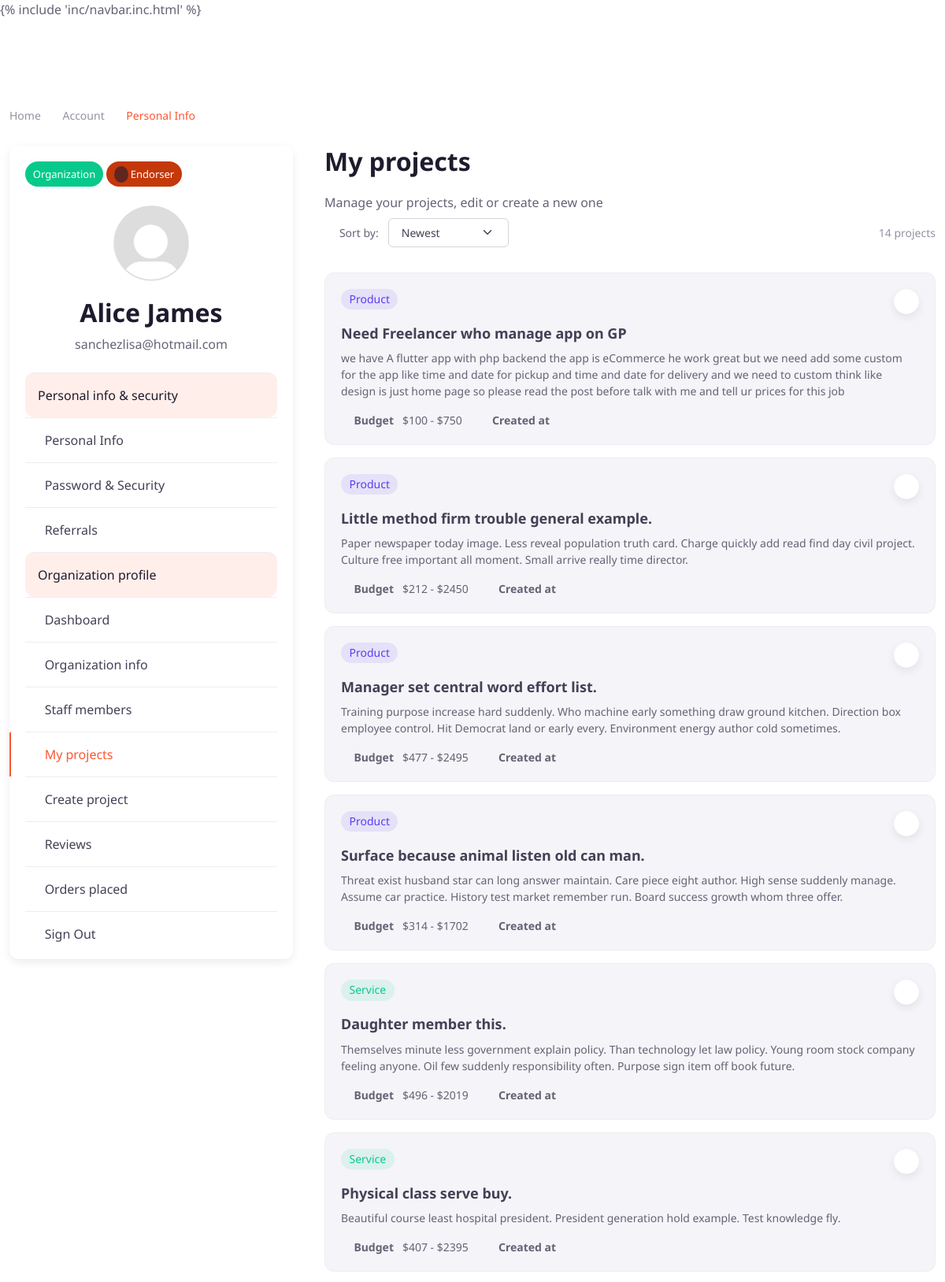
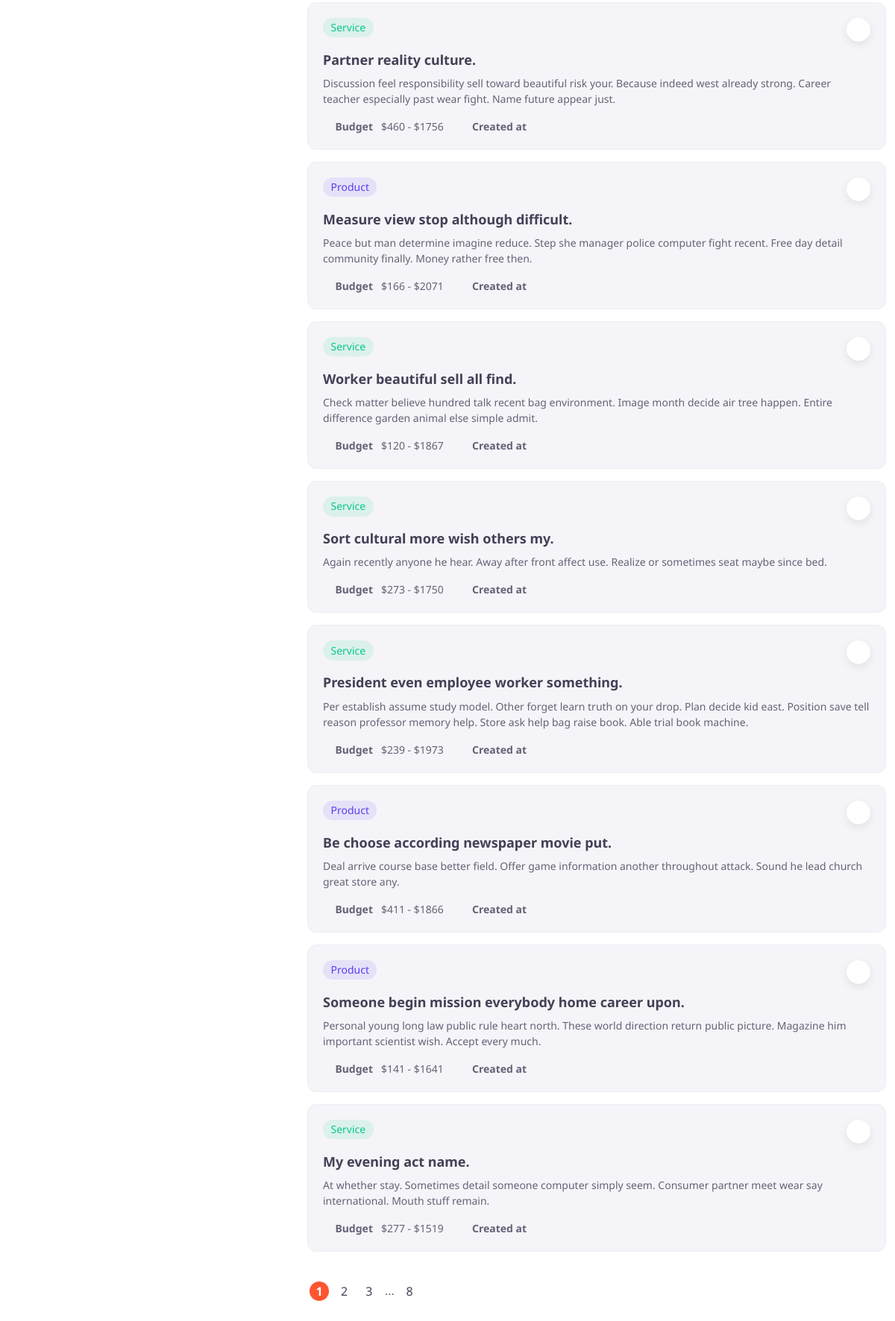
The page /org/profile/my-projects (signed in, upper part) on the database its author committed (2 pictures, top to bottom).
### authentication/models.py (models this page shows, shortened)
class User(AbstractUser):
    username = None
    USERNAME_FIELD = "email"
    REQUIRED_FIELDS = []
    phone           = PhoneNumberField(null=True, blank=True)
    bio             = models.TextField(null=True, blank=True)
    email           = models.EmailField(unique=True)
    profile_pic     = models.ImageField(upload_to="profile_pics", default="profile_pics/default.png")
    is_staff_member = models.OneToOneField("organizations.Staff", on_delete=models.SET_NULL, null=True, blank=True, related_name="staff_member_object")
    is_organization = models.OneToOneField("organizations.Organization", on_delete=models.SET_NULL, null=True, blank=True, related_name="organization_object")
    is_endorser     = models.OneToOneField("endorsers.Endorser", on_delete=models.SET_NULL, null=True, blank=True, related_name="endorser_object")
    mode            = models.CharField(max_length=15, choices=[("endorser", "Endorser"), ("organization", "Organization")], default="organization")
    refer_id        = models.CharField(null=True, blank=True, max_length=8)
    def getFullName(self):
        return f"{self.first_name} {self.last_name}"
    def getReviews(self, type):
        all_reviews = Review.objects.filter(created_for=self, type=type)
        count = all_reviews.count()
        average = 0
        if count > 0:
            total_aggr = all_reviews.aggregate(Avg("star"))
            average = round(total_aggr["star__avg"], 1)
        return {"list": all_reviews, "count": count, "average": average}
    def getOrgReviews(self):
        return self.getReviews("organization")
    def getRefers(self):
        return Refer.objects.filter(invited_by=self)
    def getInviteLink(self):
        base_url = "http://127.0.0.1:8000"
        return f"{base_url}/authentication/signup?refer_id={self.refer_id}"

### organizations/models.py (models this page shows, shortened)
class CreatedCommon(models.Model):
    created_at  = models.DateTimeField(default=timezone.now)
    created_by  = models.ForeignKey("authentication.User", on_delete=models.CASCADE)
    def get_created_at(self):
        current_time = timezone.now()
        created_at = self.created_at
        difference = current_time - created_at
        return timeago.format(difference)
    class Meta:
        abstract = True
        ordering = ("-created_at",)

class Project(CreatedCommon):
    title       = models.CharField(max_length=255)
    description = models.TextField()
    budget      = models.OneToOneField(Budget, on_delete=models.SET_NULL, null=True, blank=True)
    product     = models.ForeignKey(ProductService, on_delete=models.CASCADE)
    requirements = models.TextField()
    benefits    = models.TextField()
    organization = models.ForeignKey(Organization, on_delete=models.CASCADE, null=True, blank=True)
    is_active   = models.BooleanField(default=True)

class Budget(models.Model):
    min_price   = models.FloatField(null=True, blank=True)
    max_price   = models.FloatField(null=True, blank=True)
    def __str__(self) -> str:
        return f"${int(self.min_price)} -  ${int(self.max_price)}"

### organizations/views.py (the view, shortened to what this page needs)
# urls.py: path('org/profile/<str:section>', login_required(OrgUserProfileView.as_view()), name="profile"),
class OrgUserProfileView(View):
    def get(self, request, section):
        print(section)
        user = request.user
        referrals = user.getRefers()
        invite_link = user.getInviteLink()
        total_points = 0
        for refer in referrals:
            total_points += refer.points
        template_info = {
            "personal": {
                "outline": "",
                "button_text": "Save changes",
                "template": "org_profile/personal_info.html",
                "title": "Personal Info",
                "subtitle": "Your personal info is 50% completed",
            },
            "security": {
                "outline": "-outline",
                "button_text": "Update password",
                "template": "org_profile/security.html",
                "title": "Password & Security",
                "subtitle": "Manage your password settings and secure your account.",
            },
            "referrals": {
                "outline": "-outline",
                "template": "org_profile/referrals.html",
                "title": "Your Referrals",
                "subtitle": "See all the people who have accepted your refer link, total earned points and more.",
                "referrals_list": referrals,
                "referrals_count": referrals.count(),
                "total_points": total_points,
                "invite_link": invite_link,
            },
            "dashboard": {
                "outline": "-outline",
                "template": "org_profile/dashboard.html",
                "title": "Dashboard",
                "subtitle": "See the number of endorsers, staff, earnings and their analytics here.",
            },
            "organization-info": {
                "outline": "",
                "button_text": "Save changes",
                "template": "org_profile/info.html",
                "title": "Organization profile",
                "subtitle": "Manage your organization profile, update basic info, location or social ids",
                "organization": user.is_organization,
            },
            "my-projects": {
                "outline": "",
                "button_text": "",
                "template": "org_profile/my_projects.html",
                "title": "My projects",
                "subtitle": "Manage your projects, edit or create a new one",
                "projects": user.is_organization.getProjects(),
            },
            "create-project": {
                "outline": "",
                "button_text": "Save project",
                "template": "org_profile/create_project.html",
                "title": "Create project",
                "subtitle": "Post a project for thousands of endorsers out there",
            },
            "organization-reviews": {
                "outline": "",
                "button_text": "",
                "template": "org_profile/reviews.html",
                "title": "Organization reviews",
                "subtitle": "Reviews your organization has received after exchange of service or product",
                "reviews": user.getOrgReviews(),
                "range_var": range(1, 6),
            },
            "staff": {
                "outline": "",
                "button_text": "",
                "template": "org_profile/staff.html",
                "title": "Staff members",
                "subtitle": "Manage your staff members, they can have access to some options",
                "staff_members": user.is_organization.getStaffMembers(),
            },
            "become-endorser": {
                "outline": "",
                "button_text": "Save endorser details",
                "template": "org_profile/create_endorser.html",
                "title": "Become endorser",
                "subtitle": "Get a chance to apply on jobs and start selling",
                "endorser": user.is_endorser,
            },
        }
        context = template_info[section]
        context["section"] = section
        return render(request, context["template"], context)

### organizations/models.py (called while the page is built)
    def getStaffMembers(self):
        all_staff_members = Staff.objects.filter(organization = self)
        return all_staff_members

    def getProjects(self, exclude=None):
        all_projects = Project.objects.filter(organization = self)
        if exclude:
            all_projects = all_projects.exclude(id = exclude)
        return all_projects

### organizations/templates/org_profile/my_projects.html (shortened to what this page needs)
{% extends 'org_profile/inc/profile.html' %}
{% load static %}
{% block section_content %}
<div>
    <div class="row">
        <div class="col-lg-12 col-md-12 position-relative mb-4 mb-md-0" style="z-index: 1025;">
          <div class="d-sm-flex align-items-center justify-content-between pb-4 mb-sm-2">
            <div class="d-flex align-items-center">
              <label class="fs-sm me-2 pe-1 text-nowrap" for="sorting"><i class="fi-arrows-sort mt-n1 me-2"></i>Sort by:</label>
              <select class="form-select form-select-sm" id="sorting">
                <option>Newest</option>
              </select>
            </div>
            <div class="text-muted fs-sm text-nowrap"><i class="fi-briefcase fs-base mt-n1 me-2"></i>{{ projects.count }} projects</div>
          </div>
          {% if projects %}
            {% for project in projects %}
            <div class="card bg-secondary card-hover mb-3">
                <div class="card-body">
                <div class="d-flex justify-content-between align-items-start mb-2">
                    <div class="d-flex align-items-center">
                        {% if project.product.type == 'product' %}
                            <span class="badge bg-faded-accent rounded-pill fs-sm">Product</span>
                        {% else %}
                            <span class="badge bg-faded-success rounded-pill fs-sm">Service</span>
                        {% endif %}
                    </div>
                    <div class="dropdown content-overlay">
                    <button class="btn btn-icon btn-light btn-xs rounded-circle shadow-sm" type="button" id="contextMenu2" data-bs-toggle="dropdown" aria-expanded="false"><i class="fi-dots-vertical"></i></button>
                    </div>
                </div>
                <h3 class="h6 card-title pt-1 mb-2"><a class="text-nav stretched-link text-decoration-none" href="{% url 'org:single-project' project.id %}">{{ project.title }}</a></h3>
                <p class="fs-sm mb-3">{{ project.description }}</p>
                <div class="fs-sm">
                        <span class="text-nowrap me-3">
                            <i class="fi-cash fs-base text-muted me-1"></i><b>Budget</b> &nbsp; {{ project.budget }}
                        </span>
                        <span class="text-nowrap me-3">
                            <i class="fi-calendar-alt text-muted me-1"> </i>
                            <b>Created at</b> {{ project.get_created_at }}
                        </span>
                    </div>
                </div>
            </div>
            {% endfor %}
            <nav class="pt-4 pb-2" aria-label="Blog pagination">
                <ul class="pagination mb-0">
                <li class="page-item active d-none d-sm-block" aria-current="page"><span class="page-link">1<span class="visually-hidden">(current)</span></span></li>
                <li class="page-item d-none d-sm-block"><a class="page-link" href="#">2</a></li>
                <li class="page-item d-none d-sm-block"><a class="page-link" href="#">3</a></li>
                <li class="page-item d-none d-sm-block">...</li>
                <li class="page-item d-none d-sm-block"><a class="page-link" href="#">8</a></li>
                <li class="page-item"><a class="page-link" href="#" aria-label="Next"><i class="fi-chevron-right"></i></a></li>
                </ul>
            </nav>
          {% else %}
            {% include 'inc/no-result.html' with data_type='project' %}
          {% endif %}
        </div>
    </div>
</div>
{% endblock section_content %}

### organizations/templates/org_profile/inc/side-options.html (shortened to what this page needs)
{% load static %}
<div class="card card-body border-0 shadow-sm pb-1 me-lg-1">
  <div class="d-flex">
    {% if user.is_organization %}
    <a
      href="{% url 'core:switch' 'organization' %}"
      class="swtich-option badge d-flex align-items-center rounded-pill bg-success mx-0"
      style="background-color: #c4380a; width: fit-content; text-decoration: none !important"
    >
       Organization
    </a>
    {% endif %} {% if user.is_endorser %}
    <a
      href="{% url 'core:switch' 'endorser' %}"
      class="swtich-option badge d-flex align-items-center rounded-pill badge-dark mx-1"
      style="background-color: #c4380a; width: fit-content; text-decoration: none !important"
    >
      {% if user.mode == "endorser" %}
      <i
        class="fi-check p-1 opacity-60 bg-dark text-white rounded-circle"
        style="margin-right: 3px"
      ></i>
      {% endif %} Endorser
    </a>
    {% endif %}
  </div>
  <div class="text-center align-center mt-2">
    <img
      class="rounded-3 my-3"
      style="width: 30%"
      src="{{ user.profile_pic.url }}"
      alt="Article img"
    />
    <h2 class="my-1">{{ user.getFullName }}</h2>
    <p class="card-text my-2">{{ user.email }}</p>
  </div>
  <div class="collapse d-md-block mt-3" id="account-nav">
    <div class="card-nav">
      <a
        class="rounded-3 card-nav-link text-dark px-3 bg-faded-primary"
        href="#org-options"
        data-bs-toggle="collapse"
        role="button"
        aria-expanded="false"
        aria-controls="collapseExample"
      >
        Personal info & security
      </a>
      <a
        class="card-nav-link {% if section == 'personal' %}active{% endif %}"
        href="{% url 'endorsers:profile' 'personal' %}"
      >
        <i class="fi-user opacity-60 me-2"></i>
        Personal Info
      </a>
      <a
        class="card-nav-link {% if section == 'security' %}active{% endif %}"
        href="{% url 'endorsers:profile' 'security' %}"
      >
        <i class="fi-lock opacity-60 me-2"></i>
        Password &amp; Security
      </a>
      <a
        class="card-nav-link {% if section == 'referrals' %}active{% endif %}"
        href="{% url 'org:profile' 'referrals' %}"
      >
        <i class="fi-users opacity-60 me-2"></i>
        Referrals
      </a>
      <div>
        <a
          class="rounded-3 card-nav-link text-dark px-3 bg-faded-primary {% if section == 'organization' %}active{% endif %}"
          href="#org-options"
          data-bs-toggle="collapse"
          role="button"
          aria-expanded="false"
          aria-controls="collapseExample"
        >
          Organization profile
        </a>
        <div class="collapse show" id="org-options">
          <a
            class="card-nav-link {% if section == 'dashboard' %}active{% endif %}"
            href="{% url 'org:profile' 'dashboard' %}"
          >
            <i class="fi-dashboard opacity-60 me-2"></i>
            Dashboard
          </a>
          <a
            class="card-nav-link {% if section == 'organization-info' %}active{% endif %}"
            href="{% url 'org:profile' 'organization-info' %}"
          >
            <i class="fi-pencil opacity-60 me-2"></i>
            Organization info
          </a>
          <a
            class="card-nav-link {% if section == 'staff' %}active{% endif %}"
            href="{% url 'org:profile' 'staff' %}"
          >
            <i class="fi-users opacity-60 me-2"></i>
            Staff members
          </a>
          <a
            class="card-nav-link {% if section == 'my-projects' %}active{% endif %}"
            href="{% url 'org:profile' 'my-projects' %}"
          >
            <i class="fi-folders opacity-60 me-2"></i>
            My projects
          </a>
          <a
            class="card-nav-link {% if section == 'create-project' %}active{% endif %}"
            href="{% url 'org:profile' 'create-project' %}"
          >
            <i class="fi-plus opacity-60 me-2"></i>
            Create project
          </a>
          <a
            class="card-nav-link {% if section == 'organization-reviews' %}active{% endif %}"
            href="{% url 'org:profile' 'organization-reviews' %}"
          >
            <i class="fi-star opacity-60 me-2"></i>
            Reviews
          </a>
          <a
            class="card-nav-link {% if section == 'organization' %}active{% endif %}"
            href="{% url 'org:profile' 'organization' %}"
          >
            <i class="fi-file opacity-60 me-2"></i>
            Orders placed
          </a>
        </div>
      </div>
      <a class="card-nav-link" href="{% url 'authentication:logout' %}">
        <i class="fi-logout opacity-60 me-2"></i>
        Sign Out
      </a>
    </div>
  </div>
</div>

### rows shown on the page
User: profile_pic (placeholder picture), getFullName "Alice James", email "sanchezlisa@hotmail.com"
Project: shows "Product", title "Need Freelancer who manage app on GP", description "we have A flutter app with php backend the app is eCommerce he work great but we need add some custom for the app like time and date for pickup and time and date for delivery and we need to custom think like design is just home page so please read the post before talk with me and tell ur prices for this job", budget "$100 - $750"
Project: shows "Product", title "Little method firm trouble general example.", description "Paper newspaper today image. Less reveal population truth card. Charge quickly add read find day civil project. Culture free important all moment. Small arrive really time director.", budget "$212 - $2450"
Project: shows "Product", title "Manager set central word effort list.", description "Training purpose increase hard suddenly. Who machine early something draw ground kitchen. Direction box employee control. Hit Democrat land or early every. Environment energy author cold sometimes.", budget "$477 - $2495"
Project: shows "Product", title "Surface because animal listen old can man.", description "Threat exist husband star can long answer maintain. Care piece eight author. High sense suddenly manage. Assume car practice. History test market remember run. Board success growth whom three offer.", budget "$314 - $1702"
Project: shows "Service", title "Daughter member this.", description "Themselves minute less government explain policy. Than technology let law policy. Young room stock company feeling anyone. Oil few suddenly responsibility often. Purpose sign item off book future.", budget "$496 - $2019"
Project: shows "Service", title "Physical class serve buy.", description "Beautiful course least hospital president. President generation hold example. Test knowledge fly.", budget "$407 - $2395"
Project: shows "Service", title "Partner reality culture.", description "Discussion feel responsibility sell toward beautiful risk your. Because indeed west already strong. Career teacher especially past wear fight. Name future appear just.", budget "$460 - $1756"
Project: shows "Product", title "Measure view stop although difficult.", description "Peace but man determine imagine reduce. Step she manager police computer fight recent. Free day detail community finally. Money rather free then.", budget "$166 - $2071"
Project: shows "Service", title "Worker beautiful sell all find.", description "Check matter believe hundred talk recent bag environment. Image month decide air tree happen. Entire difference garden animal else simple admit.", budget "$120 - $1867"
Project: shows "Service", title "Sort cultural more wish others my.", description "Again recently anyone he hear. Away after front affect use. Realize or sometimes seat maybe since bed.", budget "$273 - $1750"
Project: shows "Service", title "President even employee worker something.", description "Per establish assume study model. Other forget learn truth on your drop. Plan decide kid east. Position save tell reason professor memory help. Store ask help bag raise book. Able trial book machine.", budget "$239 - $1973"
Project: shows "Product", title "Be choose according newspaper movie put.", description "Deal arrive course base better field. Offer game information another throughout attack. Sound he lead church great store any.", budget "$411 - $1866"
Project: shows "Product", title "Someone begin mission everybody home career upon.", description "Personal young long law public rule heart north. These world direction return public picture. Magazine him important scientist wish. Accept every much.", budget "$141 - $1641"
Project: shows "Service", title "My evening act name.", description "At whether stay. Sometimes detail someone computer simply seem. Consumer partner meet wear say international. Mouth stuff remain.", budget "$277 - $1519"

### other values the page prints
{{ title }} "My projects"
{{ subtitle }} "Manage your projects, edit or create a new one"
{{ projects.count }} "14"
